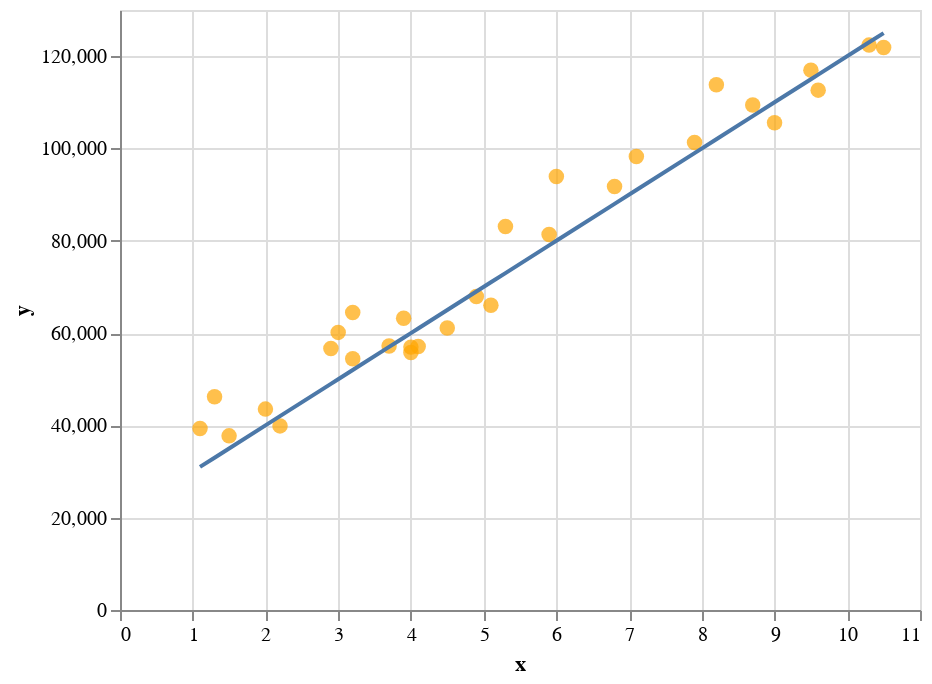

Notebook source saved alongside this figure:
### Code cell
# Solution
check_parameters(a=10000, b=20000, x=x, y=y)

### Figure 1 — Vega-Lite specification as saved in the notebook (floating-point values rounded to 4 significant figures)
{"config": {"view": {"continuousWidth": 400, "continuousHeight": 300}}, "layer": [{"data": {"name": "data-1ee9df97fb10d69c78502e814767ebb8"}, "mark": {"type": "circle", "color": "orange", "size": 60}, "encoding": {"x": {"field": "x", "type": "quantitative"}, "y": {"field": "y", "type": "quantitative"}}}, {"data": {"name": "data-ee259ce53399077f36a1b77cb613b4fd"}, "mark": "line", "encoding": {"x": {"field": "x", "type": "quantitative"}, "y": {"field": "y", "type": "quantitative"}}}], "$schema": "https://vega.github.io/schema/vega-lite/v4.17.0.json", "datasets": {"data-1ee9df97fb10d69c78502e814767ebb8": [{"x": 1.1, "y": 39340.0}, {"x": 1.3, "y": 46200.0}, {"x": 1.5, "y": 37730.0}, {"x": 2.0, "y": 43520.0}, {"x": 2.2, "y": 39890.0}, {"x": 2.9, "y": 56640.0}, {"x": 3.0, "y": 60150.0}, {"x": 3.2, "y": 54440.0}, {"x": 3.2, "y": 64440.0}, {"x": 3.7, "y": 57190.0}, {"x": 3.9, "y": 63220.0}, {"x": 4.0, "y": 55790.0}, {"x": 4.0, "y": 56960.0}, {"x": 4.1, "y": 57080.0}, {"x": 4.5, "y": 61110.0}, {"x": 4.9, "y": 67940.0}, {"x": 5.1, "y": 66030.0}, {"x": 5.3, "y": 83090.0}, {"x": 5.9, "y": 81360.0}, {"x": 6.0, "y": 93940.0}, {"x": 6.8, "y": 91740.0}, {"x": 7.1, "y": 98270.0}, {"x": 7.9, "y": 101300.0}, {"x": 8.2, "y": 113800.0}, {"x": 8.7, "y": 109400.0}, {"x": 9.0, "y": 105600.0}, {"x": 9.5, "y": 117000.0}, {"x": 9.6, "y": 112600.0}, {"x": 10.3, "y": 122400.0}, {"x": 10.5, "y": 121900.0}], "data-ee259ce53399077f36a1b77cb613b4fd": [{"x": 1.1, "y": 31000.0}, {"x": 1.3, "y": 33000.0}, {"x": 1.5, "y": 35000.0}, {"x": 2.0, "y": 40000.0}, {"x": 2.2, "y": 42000.0}, {"x": 2.9, "y": 49000.0}, {"x": 3.0, "y": 50000.0}, {"x": 3.2, "y": 52000.0}, {"x": 3.2, "y": 52000.0}, {"x": 3.7, "y": 57000.0}, {"x": 3.9, "y": 59000.0}, {"x": 4.0, "y": 60000.0}, {"x": 4.0, "y": 60000.0}, {"x": 4.1, "y": 61000.0}, {"x": 4.5, "y": 65000.0}, {"x": 4.9, "y": 69000.0}, {"x": 5.1, "y": 71000.0}, {"x": 5.3, "y": 73000.0}, {"x": 5.9, "y": 79000.0}, {"x": 6.0, "y": 80000.0}, {"x": 6.8, "y": 88000.0}, {"x": 7.1, "y": 91000.0}, {"x": 7.9, "y": 99000.0}, {"x": 8.2, "y": 102000.0}, {"x": 8.7, "y": 107000.0}, {"x": 9.0, "y": 110000.0}, {"x": 9.5, "y": 115000.0}, {"x": 9.6, "y": 116000.0}, {"x": 10.3, "y": 123000.0}, {"x": 10.5, "y": 125000.0}]}}
